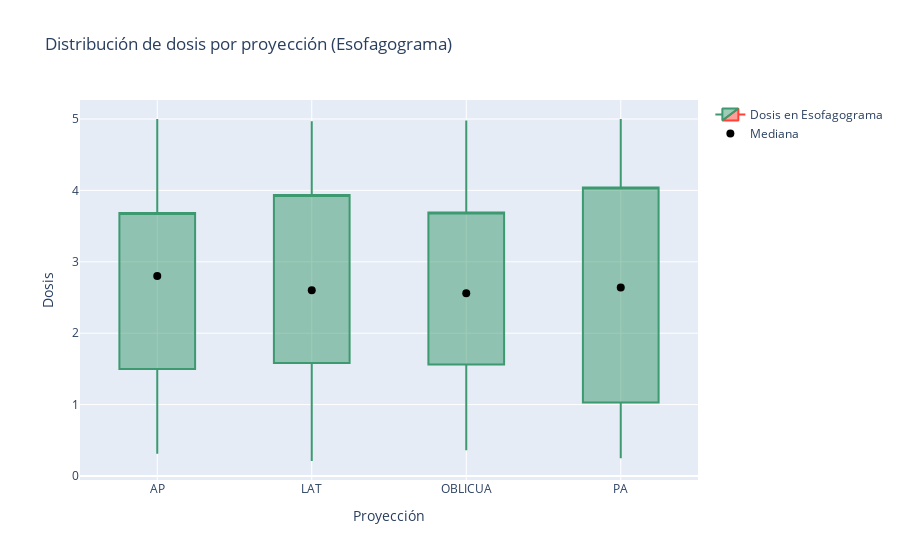

This figure's notebook cell:
### Code cell
# --- 1) Filtrar al procedimiento de interés ---
proc_name = "Esofagograma"
df_proc = df[df["procedimiento"] == proc_name]

# --- 2) Calcular estadísticos por proyección ---
def q25(x): return np.nanpercentile(x, 25)
def q75(x): return np.nanpercentile(x, 75)

stats_proj = (df_proc.groupby("proyeccion")
              .agg(low=("dosis", "min"),
                   q1=("dosis", q25),
                   median=("dosis", "median"),
                   q3=("dosis", q75),
                   high=("dosis", "max"),
                   n=("dosis", "count"))
              .reset_index())

# --- 3) Graficar candlestick por proyección ---
fig = go.Figure()

fig.add_trace(go.Candlestick(
    x=stats_proj["proyeccion"],
    open=stats_proj["q1"],     # límite inferior de la caja (IQR)
    high=stats_proj["high"],   # mecha superior
    low=stats_proj["low"],     # mecha inferior
    close=stats_proj["q3"],    # límite superior de la caja (IQR)
    name=f"Dosis en {proc_name}"
))

# Agregar la mediana como marcador
fig.add_trace(go.Scatter(
    x=stats_proj["proyeccion"],
    y=stats_proj["median"],
    mode="markers",
    name="Mediana",
    marker=dict(size=8, color="black")
))

fig.update_layout(
    title=f"Distribución de dosis por proyección ({proc_name})",
    xaxis_title="Proyección",
    yaxis_title="Dosis",
    xaxis_rangeslider_visible=False
)

fig.show()

### Figure 1 — Plotly figure (JSON) as saved in the notebook; plotly's stock layout.template omitted (floating-point values rounded to 4 significant figures)
{"data": [{"close": [3.683, 3.935, 3.69, 4.04], "high": [5, 4.97, 4.98, 5], "low": [0.31, 0.21, 0.36, 0.25], "name": "Dosis en Esofagograma", "open": [1.498, 1.583, 1.56, 1.03], "type": "candlestick", "x": ["AP", "LAT", "OBLICUA", "PA"]}, {"marker": {"color": "black", "size": 8}, "mode": "markers", "name": "Mediana", "type": "scatter", "x": ["AP", "LAT", "OBLICUA", "PA"], "y": [2.8, 2.6, 2.56, 2.64]}], "layout": {"title": {"text": "Distribución de dosis por proyección (Esofagograma)"}, "xaxis": {"rangeslider": {"visible": false}, "title": {"text": "Proyección"}}, "yaxis": {"title": {"text": "Dosis"}}}}
